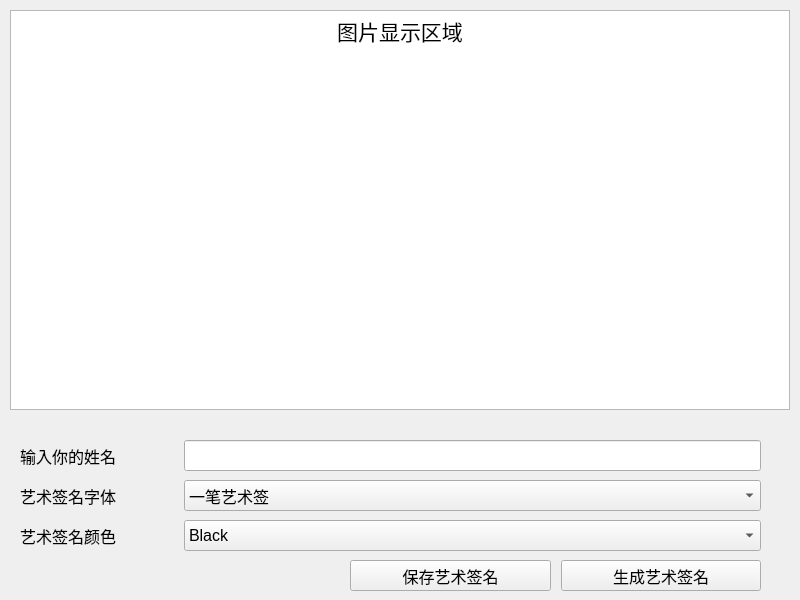
<?xml version="1.0" encoding="UTF-8"?>
<ui version="4.0">
 <class>Form</class>
 <widget class="QWidget" name="Form">
  <property name="enabled">
   <bool>true</bool>
  </property>
  <property name="geometry">
   <rect>
    <x>0</x>
    <y>0</y>
    <width>800</width>
    <height>600</height>
   </rect>
  </property>
  <property name="font">
   <font>
    <pointsize>12</pointsize>
   </font>
  </property>
  <property name="windowTitle">
   <string>Form</string>
  </property>
  <widget class="QTextBrowser" name="textBrowser">
   <property name="geometry">
    <rect>
     <x>10</x>
     <y>10</y>
     <width>780</width>
     <height>400</height>
    </rect>
   </property>
   <property name="font">
    <font>
     <pointsize>12</pointsize>
    </font>
   </property>
   <property name="html">
    <string>&lt;!DOCTYPE HTML PUBLIC &quot;-//W3C//DTD HTML 4.0//EN&quot; &quot;http://www.w3.org/TR/REC-html40/strict.dtd&quot;&gt;
&lt;html&gt;&lt;head&gt;&lt;meta name=&quot;qrichtext&quot; content=&quot;1&quot; /&gt;&lt;style type=&quot;text/css&quot;&gt;
p, li { white-space: pre-wrap; }
&lt;/style&gt;&lt;/head&gt;&lt;body style=&quot; font-family:'SimSun'; font-size:12pt; font-weight:400; font-style:normal;&quot;&gt;
&lt;p align=&quot;center&quot; style=&quot; margin-top:0px; margin-bottom:0px; margin-left:0px; margin-right:0px; -qt-block-indent:0; text-indent:0px;&quot;&gt;&lt;span style=&quot; font-size:16pt;&quot;&gt;图片显示区域&lt;/span&gt;&lt;/p&gt;&lt;/body&gt;&lt;/html&gt;</string>
   </property>
  </widget>
  <widget class="QWidget" name="">
   <property name="geometry">
    <rect>
     <x>10</x>
     <y>520</y>
     <width>761</width>
     <height>31</height>
    </rect>
   </property>
   <layout class="QHBoxLayout" name="horizontalLayout_3">
    <property name="spacing">
     <number>20</number>
    </property>
    <property name="leftMargin">
     <number>10</number>
    </property>
    <property name="topMargin">
     <number>0</number>
    </property>
    <property name="rightMargin">
     <number>10</number>
    </property>
    <property name="bottomMargin">
     <number>0</number>
    </property>
    <item>
     <widget class="QLabel" name="label_3">
      <property name="sizePolicy">
       <sizepolicy hsizetype="Expanding" vsizetype="Preferred">
        <horstretch>1</horstretch>
        <verstretch>0</verstretch>
       </sizepolicy>
      </property>
      <property name="font">
       <font>
        <pointsize>12</pointsize>
       </font>
      </property>
      <property name="text">
       <string>艺术签名颜色</string>
      </property>
     </widget>
    </item>
    <item>
     <widget class="QComboBox" name="comboBox_3">
      <property name="sizePolicy">
       <sizepolicy hsizetype="Preferred" vsizetype="Expanding">
        <horstretch>4</horstretch>
        <verstretch>0</verstretch>
       </sizepolicy>
      </property>
      <property name="font">
       <font>
        <pointsize>12</pointsize>
       </font>
      </property>
      <item>
       <property name="text">
        <string>Black</string>
       </property>
      </item>
      <item>
       <property name="text">
        <string>Blue</string>
       </property>
      </item>
      <item>
       <property name="text">
        <string>Red</string>
       </property>
      </item>
      <item>
       <property name="text">
        <string>Green</string>
       </property>
      </item>
      <item>
       <property name="text">
        <string>Yellow</string>
       </property>
      </item>
      <item>
       <property name="text">
        <string>Pink</string>
       </property>
      </item>
      <item>
       <property name="text">
        <string>Orange</string>
       </property>
      </item>
     </widget>
    </item>
   </layout>
  </widget>
  <widget class="QWidget" name="">
   <property name="geometry">
    <rect>
     <x>10</x>
     <y>480</y>
     <width>761</width>
     <height>31</height>
    </rect>
   </property>
   <layout class="QHBoxLayout" name="horizontalLayout_2">
    <property name="spacing">
     <number>20</number>
    </property>
    <property name="leftMargin">
     <number>10</number>
    </property>
    <property name="topMargin">
     <number>0</number>
    </property>
    <property name="rightMargin">
     <number>10</number>
    </property>
    <property name="bottomMargin">
     <number>0</number>
    </property>
    <item>
     <widget class="QLabel" name="label_2">
      <property name="sizePolicy">
       <sizepolicy hsizetype="Expanding" vsizetype="Preferred">
        <horstretch>1</horstretch>
        <verstretch>0</verstretch>
       </sizepolicy>
      </property>
      <property name="minimumSize">
       <size>
        <width>0</width>
        <height>25</height>
       </size>
      </property>
      <property name="font">
       <font>
        <pointsize>12</pointsize>
       </font>
      </property>
      <property name="text">
       <string>艺术签名字体</string>
      </property>
     </widget>
    </item>
    <item>
     <widget class="QComboBox" name="comboBox_2">
      <property name="sizePolicy">
       <sizepolicy hsizetype="Expanding" vsizetype="Preferred">
        <horstretch>4</horstretch>
        <verstretch>0</verstretch>
       </sizepolicy>
      </property>
      <property name="minimumSize">
       <size>
        <width>0</width>
        <height>25</height>
       </size>
      </property>
      <property name="font">
       <font>
        <pointsize>12</pointsize>
       </font>
      </property>
      <item>
       <property name="text">
        <string>一笔艺术签</string>
       </property>
      </item>
      <item>
       <property name="text">
        <string>连笔商务签</string>
       </property>
      </item>
      <item>
       <property name="text">
        <string>一笔商务签</string>
       </property>
      </item>
      <item>
       <property name="text">
        <string>真人手写</string>
       </property>
      </item>
      <item>
       <property name="text">
        <string>暴躁字</string>
       </property>
      </item>
     </widget>
    </item>
   </layout>
  </widget>
  <widget class="QWidget" name="">
   <property name="geometry">
    <rect>
     <x>340</x>
     <y>560</y>
     <width>431</width>
     <height>31</height>
    </rect>
   </property>
   <layout class="QHBoxLayout" name="horizontalLayout_4">
    <property name="spacing">
     <number>10</number>
    </property>
    <property name="leftMargin">
     <number>10</number>
    </property>
    <property name="topMargin">
     <number>0</number>
    </property>
    <property name="rightMargin">
     <number>10</number>
    </property>
    <property name="bottomMargin">
     <number>0</number>
    </property>
    <item>
     <widget class="QPushButton" name="pushButton_save">
      <property name="sizePolicy">
       <sizepolicy hsizetype="Preferred" vsizetype="Preferred">
        <horstretch>0</horstretch>
        <verstretch>0</verstretch>
       </sizepolicy>
      </property>
      <property name="font">
       <font>
        <pointsize>12</pointsize>
       </font>
      </property>
      <property name="text">
       <string>保存艺术签名</string>
      </property>
     </widget>
    </item>
    <item>
     <widget class="QPushButton" name="pushButton_generate">
      <property name="sizePolicy">
       <sizepolicy hsizetype="Preferred" vsizetype="Preferred">
        <horstretch>0</horstretch>
        <verstretch>0</verstretch>
       </sizepolicy>
      </property>
      <property name="font">
       <font>
        <pointsize>12</pointsize>
       </font>
      </property>
      <property name="text">
       <string>生成艺术签名</string>
      </property>
     </widget>
    </item>
   </layout>
  </widget>
  <widget class="QWidget" name="">
   <property name="geometry">
    <rect>
     <x>10</x>
     <y>440</y>
     <width>761</width>
     <height>31</height>
    </rect>
   </property>
   <layout class="QHBoxLayout" name="horizontalLayout_1">
    <property name="spacing">
     <number>20</number>
    </property>
    <property name="leftMargin">
     <number>10</number>
    </property>
    <property name="topMargin">
     <number>0</number>
    </property>
    <property name="rightMargin">
     <number>10</number>
    </property>
    <property name="bottomMargin">
     <number>0</number>
    </property>
    <item>
     <widget class="QLabel" name="label">
      <property name="sizePolicy">
       <sizepolicy hsizetype="Expanding" vsizetype="Preferred">
        <horstretch>1</horstretch>
        <verstretch>0</verstretch>
       </sizepolicy>
      </property>
      <property name="font">
       <font>
        <pointsize>12</pointsize>
       </font>
      </property>
      <property name="text">
       <string>输入你的姓名</string>
      </property>
      <property name="alignment">
       <set>Qt::AlignLeading|Qt::AlignLeft|Qt::AlignVCenter</set>
      </property>
     </widget>
    </item>
    <item>
     <widget class="QLineEdit" name="lineEdit">
      <property name="sizePolicy">
       <sizepolicy hsizetype="Expanding" vsizetype="Preferred">
        <horstretch>4</horstretch>
        <verstretch>0</verstretch>
       </sizepolicy>
      </property>
     </widget>
    </item>
   </layout>
  </widget>
 </widget>
 <resources/>
 <connections/>
</ui>
